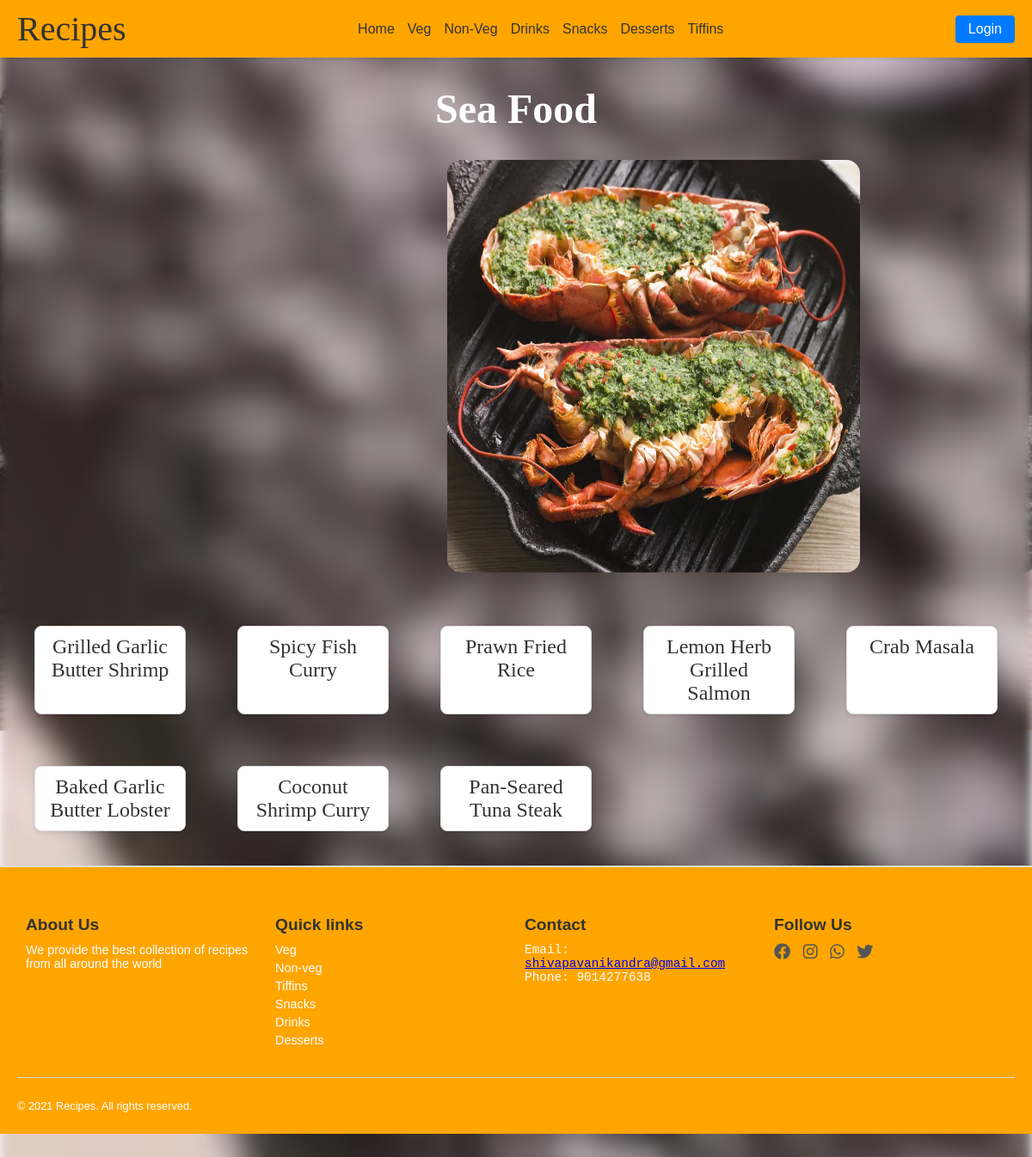
Screenshot of /nonveg/Seafood/ with the database file from the repository.
### nonveg/models.py (models this page shows, shortened)
class seafood(models.Model):
    name = models.CharField(max_length=100)
    image = models.ImageField(upload_to='images/')
    ingrediants = models.TextField()
    description = models.TextField()
    video=models.URLField(null=True,blank=True)

### nonveg/views.py (the view)
# urls.py: path('Seafood/',views.Seafood,name='Seafood'),
def Seafood(request):
    seafoods=seafood.objects.all()
    return render(request,'nonveg/seafood.html',{'seafoods':seafoods})

### template/nonveg/seafood.html (shortened to what this page needs)
<!DOCTYPE html>
<html lang="en">
<head>
    <link href="https://cdnjs.cloudflare.com/ajax/libs/font-awesome/6.0.0-beta3/css/all.min.css" rel="stylesheet">
<body>
    <nav>
        <div class="logo">Recipes</div>
        <div class="nav-links">
            <a href="{% url 'ourrecipe1:home' %}">Home</a>
            <div class="has-dropdown">
                <a href="{% url 'ourrecipe1:veg' %}">Veg</a>
            </div>
            <div class="has-dropdown">
                <a href="{% url 'ourrecipe1:nonveg' %}">Non-Veg</a>
            </div>
            <div class="has-dropdown">
                <a href="{% url 'ourrecipe1:drinks' %}">Drinks</a>
            </div>
            <div class="has-dropdown">
                <a href="{% url 'ourrecipe1:snacks' %}">Snacks</a>
            </div>
            <div class="has-dropdown">
                <a href="{% url 'ourrecipe1:dessert' %}">Desserts</a>
            </div>
            <div class="has-dropdown">
                <a href="{% url 'ourrecipe1:tiffins' %}">Tiffins</a>
            </div>
        </div>
        <div class="search-login">
            <button class="login-btn">Login</button>
        </div>
    </nav>
    <h1 id="head">Sea Food</h1>
    <div><img src="../../static/images/lobster-with-garlic-butter.webp" alt="" id="img1"></div><br>
    <div class="fastfood-container">
        {% for i in seafoods %}
    <a href="{% url 'nonveg:showseafood' i.id %}" class="fastfood-item">{{i.name}}</a>
    {% endfor %}</div>
    <footer>
        <div class="footer-section">
        <h4>About Us</h4>
        <p>We provide the best collection of recipes from all
            around the world</p>
        </div>
        <div class="footer-section">
        <ul>
            <h4>Quick links</h4>
            <a href="{% url 'ourrecipe1:veg' %}" class="quick"><li>Veg</li></a>
            <a href="{% url 'ourrecipe1:nonveg' %}" class="quick"><li>Non-veg</li></a>
            <a href="{% url 'ourrecipe1:tiffins' %}" class="quick"><li>Tiffins</li></a>
            <a href="{% url 'ourrecipe1:snacks' %}" class="quick"><li>Snacks</li></a>
            <a href="{% url 'ourrecipe1:drinks' %}" class="quick"><li>Drinks</li></a>
            <a href="{% url 'ourrecipe1:dessert' %}" class="quick"><li>Desserts</li></a>
        </ul>
        </div>
        <div class="footer-section">
        <h4>Contact</h4>
        <pre>Email:
<a href="#">shivapavanikandra@gmail.com</a>
Phone: 9014277638
        </pre>
        </div>
        <div class="footer-section">
        <h4>Follow Us</h4>
        <a href="#"><i class="fa-brands fa-facebook"></i></a>
        <a href="#"><i class="fa-brands fa-instagram"></i></a>
        <a href="#"><i class="fa-brands fa-whatsapp"></i></a>
        <a href="#"><i class="fa-brands fa-twitter"></i></a>
        </div>
        <hr>
        <p id="f2">&copy; 2021 Recipes. All rights reserved.</p>
    </footer>
</body>
</html>

### template/nonveg/seafood.html (style rules this page uses)
body { margin: 0; font-family: Arial, sans-serif; background-image: url(../../static/images/lobster-with-garlic-butter.webp); background-repeat: no-repeat; background-size: cover; background-position: center; }
body::before { content: ""; position: absolute; top: 0vh; left: 0; right: 0; bottom: -80vh; background-image: inherit; background-size: inherit; background-repeat: inherit; filter: blur(6px); z-index: -1; }
#img1 { position: relative; z-index: 1; }
nav { display: flex; justify-content: space-between; align-items: center; background-color: orange; padding: 10px 20px; box-shadow: 0 2px 4px rgba(0, 0, 0, 0.1); }
.logo { font-size: 2.5rem; font-family: cursive; color: #333; }
.nav-links { display: flex; gap: 15px; }
.nav-links a { text-decoration: none; font-size: 1rem; color: #333; transition: color 0.3s; }
.has-dropdown { position: relative; }
.search-login { display: flex; gap: 10px; align-items: center; }
.login-btn { background-color: #007BFF; color: white; border: none; padding: 7px 15px; border-radius: 4px; font-size: 1rem; cursor: pointer; transition: background-color 0.3s; }
footer { display: flex; flex-wrap: wrap; justify-content: space-between; background-color: orange; padding: 20px; border-top: 2px solid #ddd; }
footer h4 { margin-bottom: 10px; font-size: 1.2rem; color: #333; }
footer p, pre { font-size: 0.9rem; color: white; margin: 5px 0; }
ul { list-style-type: none; padding: 0; margin: 0; }
ul a { text-decoration: none; color: white; font-size: 0.9rem; margin: 5px 0; display: block; }
footer a i { font-size: 1.2rem; color: #555; margin-right: 10px; transition: color 0.3s ease; }
footer hr { width: 100%; border: none; border-top: 1px solid #ddd; margin: 20px 0; }
#f2 { text-align: center; font-size: 0.8rem; color: white; }
.footer-section { flex: 1; min-width: 200px; margin: 10px; }
#img1 { width: 40%; height: 60vh; margin-left: 65vh; border-radius: 2vh; }
#head { font-size: 3rem; font-family: cursive; text-align: center; color: white; }
.fastfood-container { display: grid; grid-template-columns: repeat(auto-fit, minmax(150px, 1fr)); gap: 60px; padding: 40px; max-width: 1200px; margin: 0 auto; }
.fastfood-item { display: block; text-align: center; text-decoration: none; font-family: cursive; font-size: 1.5em; color: #333; background-color: #fff; padding: 10px 15px; border: 1px solid #ddd; border-radius: 8px; box-shadow: 0 2px 5px rgba(0, 0, 0, 0.1); transition: transform 0.2s, box-shadow 0.2s; }

### rows the page displays
seafood: name "Grilled Garlic Butter Shrimp"
seafood: name "Spicy Fish Curry"
seafood: name "Prawn Fried Rice"
seafood: name "Lemon Herb Grilled Salmon"
seafood: name "Crab Masala"
seafood: name "Baked Garlic Butter Lobster"
seafood: name "Coconut Shrimp Curry"
seafood: name "Pan-Seared Tuna Steak"
